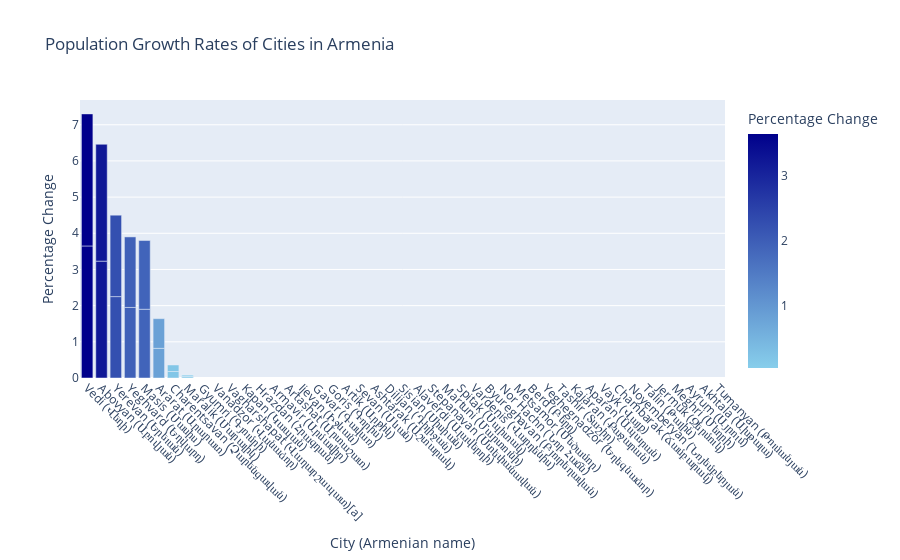

The notebook cell this image was saved under:
### Code cell
import plotly.express as px

# Selecting the highest and lowest population growth cities
highest_population_growth = Arm_Population.nlargest(46, 'Change (2011–2020)')
lowest_population_growth = Arm_Population.nsmallest(46, 'Change (2011–2020)').sort_values(by="Change (2011–2020)",ascending=False)

# Concatenating the highest and lowest population growth cities
population_growth = pd.concat([highest_population_growth, lowest_population_growth])

# Creating a bar chart using Plotly Express
fig = px.bar(population_growth, 
             x='City (Armenian name)', 
             y='Change (2011–2020)', 
             color='Change (2011–2020)',
             color_continuous_scale=['skyblue','darkblue'],
             labels={'Change (2011–2020)': 'Percentage Change'},
             title='Population Growth Rates of Cities in Armenia')

# Rotating x-axis labels for better readability
fig.update_layout(xaxis_tickangle=45)
# Showing the plot
fig.show()

### Figure 1 — Plotly figure (JSON) as saved in the notebook; plotly's stock layout.template omitted (floating-point values rounded to 4 significant figures)
{"data": [{"alignmentgroup": "True", "hovertemplate": "City (Armenian name)=%{x}<br>Percentage Change=%{marker.color}<extra></extra>", "legendgroup": "", "marker": {"color": [3.65, 3.23, 2.25, 1.95, 1.9, 0.82, 0.18, 0.04, null, null, null, null, null, null, null, null, null, null, null, null, null, null, null, null, null, null, null, null, null, null, null, null, null, null, null, null, null, null, null, null, null, null, null, null, null, 3.65, 3.23, 2.25, 1.95, 1.9, 0.82, 0.18, 0.04, null, null, null, null, null, null, null, null, null, null, null, null, null, null, null, null, null, null, null, null, null, null, null, null, null, null, null, null, null, null, null, null, null, null, null, null, null], "coloraxis": "coloraxis", "pattern": {"shape": ""}}, "name": "", "offsetgroup": "", "orientation": "v", "showlegend": false, "textposition": "auto", "type": "bar", "x": ["Vedi (Վեդի)", "Abovyan (Աբովյան)", "Yerevan (Երեւան)", "Yeghvard (Եղվարդ)", "Masis (Մասիս)", "Ararat (Արարատ)", "Charentsavan (Չարենցավան)", "Maralik (Մարալիկ)", "Gyumri (Գյումրի)", "Vanadzor (Վանաձոր)", "Vagharshapat (Վաղարշապատ)[a]", "Kapan (Կապան)", "Hrazdan (Հրազդան)", "Armavir (Արմավիր)", "Artashat (Արտաշատ)", "Ijevan (Իջևան)", "Gavar (Գավառ)", "Goris (Գորիս)", "Artik (Արթիկ)", "Sevan (Սևան)", "Ashtarak (Աշտարակ)", "Dilijan (Դիլիջան)", "Sisian (Սիսիան)", "Alaverdi (Ալավերդի)", "Stepanavan (Ստեփանավան)", "Martuni (Մարտունի)", "Spitak (Սպիտակ)", "Vardenis (Վարդենիս)", "Byureghavan (Բյուրեղավան)", "Nor Hachn (Նոր Հաճն)", "Metsamor (Մեծամոր)", "Berd (Բերդ)", "Yeghegnadzor (Եղեգնաձոր)", "Tashir (Տաշիր)", "Kajaran (Քաջարան)", "Aparan (Ապարան)", "Vayk (Վայք)", "Chambarak (Ճամբարակ)", "Noyemberyan (Նոյեմբերյան)", "Talin (Թալին)", "Jermuk (Ջերմուկ)", "Meghri (Մեղրի)", "Ayrum (Այրում)", "Akhtala (Ախթալա)", "Tumanyan (Թումանյան)", "Vedi (Վեդի)", "Abovyan (Աբովյան)", "Yerevan (Երեւան)", "Yeghvard (Եղվարդ)", "Masis (Մասիս)", "Ararat (Արարատ)", "Charentsavan (Չարենցավան)", "Maralik (Մարալիկ)", "Gyumri (Գյումրի)", "Vanadzor (Վանաձոր)", "Vagharshapat (Վաղարշապատ)[a]", "Kapan (Կապան)", "Hrazdan (Հրազդան)", "Armavir (Արմավիր)", "Artashat (Արտաշատ)", "Ijevan (Իջևան)", "Gavar (Գավառ)", "Goris (Գորիս)", "Artik (Արթիկ)", "Sevan (Սևան)", "Ashtarak (Աշտարակ)", "Dilijan (Դիլիջան)", "Sisian (Սիսիան)", "Alaverdi (Ալավերդի)", "Stepanavan (Ստեփանավան)", "Martuni (Մարտունի)", "Spitak (Սպիտակ)", "Vardenis (Վարդենիս)", "Byureghavan (Բյուրեղավան)", "Nor Hachn (Նոր Հաճն)", "Metsamor (Մեծամոր)", "Berd (Բերդ)", "Yeghegnadzor (Եղեգնաձոր)", "Tashir (Տաշիր)", "Kajaran (Քաջարան)", "Aparan (Ապարան)", "Vayk (Վայք)", "Chambarak (Ճամբարակ)", "Noyemberyan (Նոյեմբերյան)", "Talin (Թալին)", "Jermuk (Ջերմուկ)", "Meghri (Մեղրի)", "Ayrum (Այրում)", "Akhtala (Ախթալա)", "Tumanyan (Թումանյան)"], "xaxis": "x", "y": [3.65, 3.23, 2.25, 1.95, 1.9, 0.82, 0.18, 0.04, null, null, null, null, null, null, null, null, null, null, null, null, null, null, null, null, null, null, null, null, null, null, null, null, null, null, null, null, null, null, null, null, null, null, null, null, null, 3.65, 3.23, 2.25, 1.95, 1.9, 0.82, 0.18, 0.04, null, null, null, null, null, null, null, null, null, null, null, null, null, null, null, null, null, null, null, null, null, null, null, null, null, null, null, null, null, null, null, null, null, null, null, null, null], "yaxis": "y"}], "layout": {"barmode": "relative", "coloraxis": {"colorbar": {"title": {"text": "Percentage Change"}}, "colorscale": [[0, "skyblue"], [1, "darkblue"]]}, "legend": {"tracegroupgap": 0}, "title": {"text": "Population Growth Rates of Cities in Armenia"}, "xaxis": {"anchor": "y", "domain": [0, 1], "tickangle": 45, "title": {"text": "City (Armenian name)"}}, "yaxis": {"anchor": "x", "domain": [0, 1], "title": {"text": "Percentage Change"}}}}
